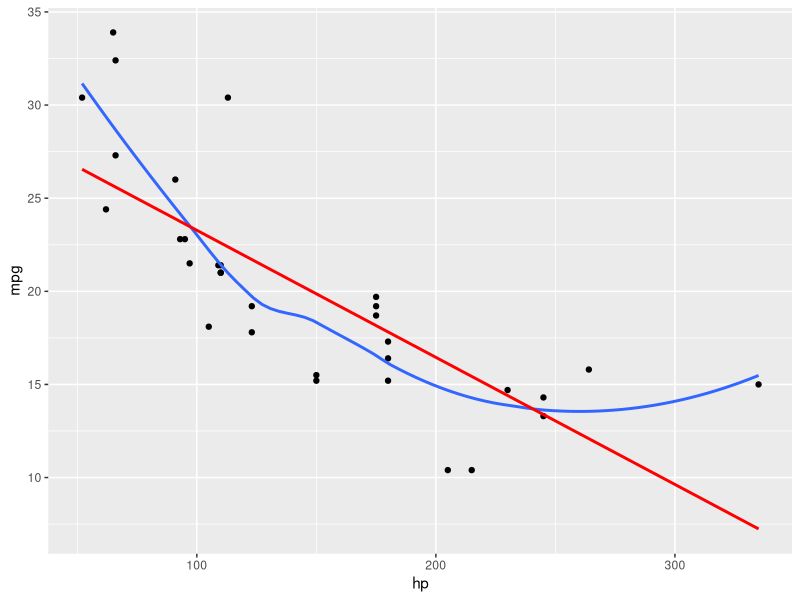

Recreate this plot in R.
## ---- chunk 1
1 + 1
## ---- chunk 2
#| echo: false
2 * 2
## ---- chunk 3
library(tidyverse)
## ---- chunk 4
ggplot(mtcars, aes(x = hp, y = mpg)) + 
  geom_point() + 
  geom_smooth(se = FALSE, method = 'loess', formula = 'y ~ x') +
  geom_smooth(se = FALSE, method = "lm", col = "red", formula = 'y ~ x')
## ---- chunk 5
# The trend is not very linear, but for simplicity, lets assume that it is 
# "linear-ish". Fit a linear model and obtain the coeffcients of the model
# that uses horsepower to predict fuel economy. 
tlm <- lm(mpg ~ hp, data = mtcars)
summary(tlm)
